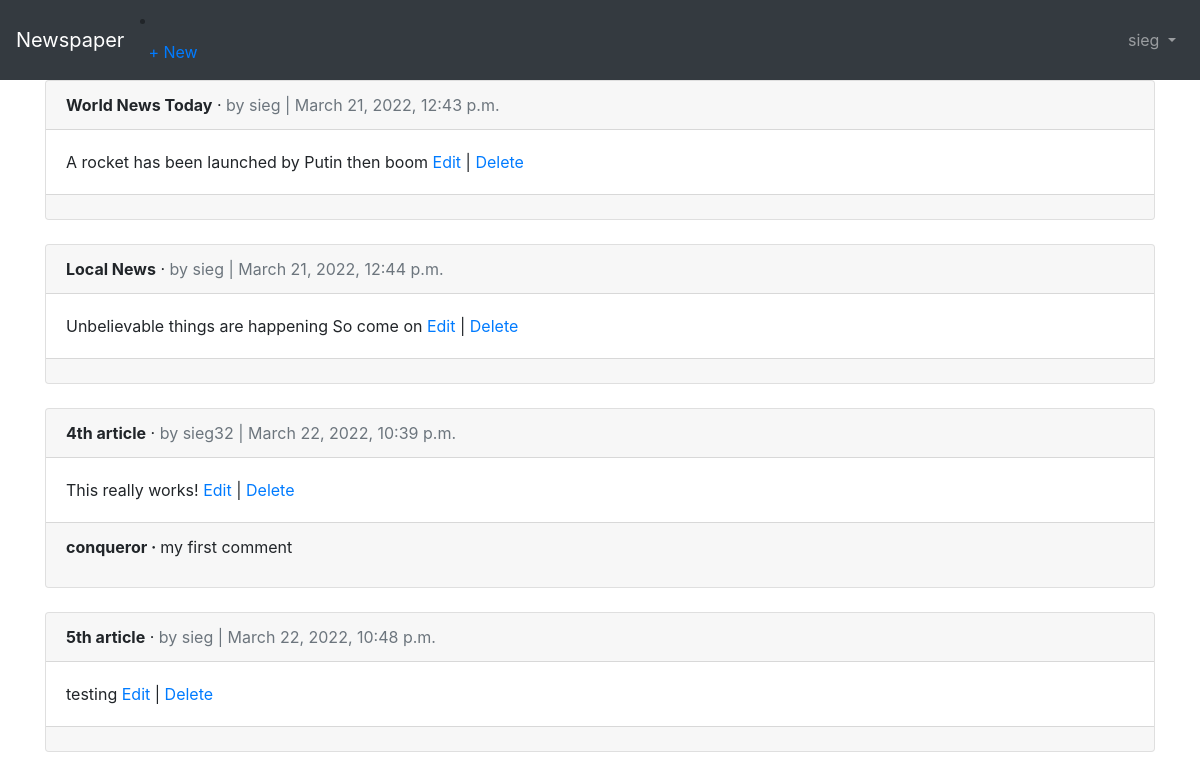
/articles/ (signed in), run on the app's committed database.
### accounts/models.py (models this page shows)
class CustomUser(AbstractUser):
    age = models.PositiveIntegerField(null=True, blank=True)

### articles/models.py (models this page shows, shortened)
class Article(models.Model):
    title = models.CharField(max_length=255)
    body = models.TextField()
    date = models.DateTimeField(auto_now_add=True)
    author = models.ForeignKey(get_user_model(), on_delete=models.CASCADE)

class Comment(models.Model):
    article = models.ForeignKey(Article, on_delete=models.CASCADE, related_name='comments')
    comment = models.CharField(max_length=140)
    author = models.ForeignKey(get_user_model(), on_delete=models.CASCADE)
    def __str__(self):
        return self.comment

### articles/views.py (the view)
# urls.py: path('', ArticleListView.as_view(), name="article_list"),
class ArticleListView(LoginRequiredMixin, ListView):
    model = Article
    template_name = 'article_list.html'

### templates/article_list.html (shortened to what this page needs)
{% extends 'base.html' %}
{% block content %}
{% for article in object_list %}
    <div class="card">
        <div class="card-header">
            <span class="font-weight-bold">{{ article.title }}</span> &middot;
            <span class="text-muted">by {{ article.author }} | {{ article.date }}</span>
        </div>
        <div class="card-body">
            {{ article.body }}
            <a href="{% url 'article_edit' article.pk %}">Edit</a> |
            <a href="{% url 'article_delete' article.pk %}">Delete</a>
        </div>
        <div class="card-footer">
            {% for comment in article.comments.all %}
                <p>
                    <span class="font-weight-bold">
                        {{ comment.author }} &middot;
                    </span>
                    {{ comment }}
                </p>
            {% endfor %}
        </div>
    </div>
    <br />
{% endfor %}
{% endblock content %}

### templates/base.html (shortened to what this page needs)
{% load static %}
<!DOCTYPE html>
<html xmlns:a="http://www.w3.org/1999/html">
<head>
    <link rel="stylesheet" href="https://cdn.jsdelivr.net/npm/bootstrap@4.5.3/dist/css/bootstrap.min.css"
>
</head>
<body>
<nav class="navbar navbar-expand-lg navbar-dark bg-dark">
    <a class="navbar-brand" href="{% url 'home' %}">Newspaper</a>
    <div class="collapse navbar-collapse" id="navbarSupportedContent">
        {% if user.is_authenticated %}
            <li><a href="{% url 'article_new' %}" class="nav-link px-2 link-dark">+ New</a></li>
            <ul class="navbar-nav ml-auto">
                <li class="nav-item">
                    <a class="nav-link dropdown-toggle" href="#"
                       id="navbarDropdown" role="button" data-toggle="dropdown"
                       aria-haspopup="true" aria-expanded="false">
                        {{ user.username }}
                    </a>
                </li>
            </ul>
        {% endif %}
    </div>
</nav>
<main>
    <div class="container">
        {% block content %}
        {% endblock content %}
    </div>
</main>
</body>
</html>

### data on the page
CustomUser: username "sieg"
Article: title "World News Today", author "sieg", date "March 21, 2022, 12:43 p.m.", body "A rocket has been launched by Putin then boom"
Article: title "Local News", author "sieg", date "March 21, 2022, 12:44 p.m.", body "Unbelievable things are happening So come on"
Article: title "4th article", author "sieg32", date "March 22, 2022, 10:39 p.m.", body "This really works!"
Comment: author "conqueror", comment "my first comment"
Article: title "5th article", author "sieg", date "March 22, 2022, 10:48 p.m.", body "testing"
